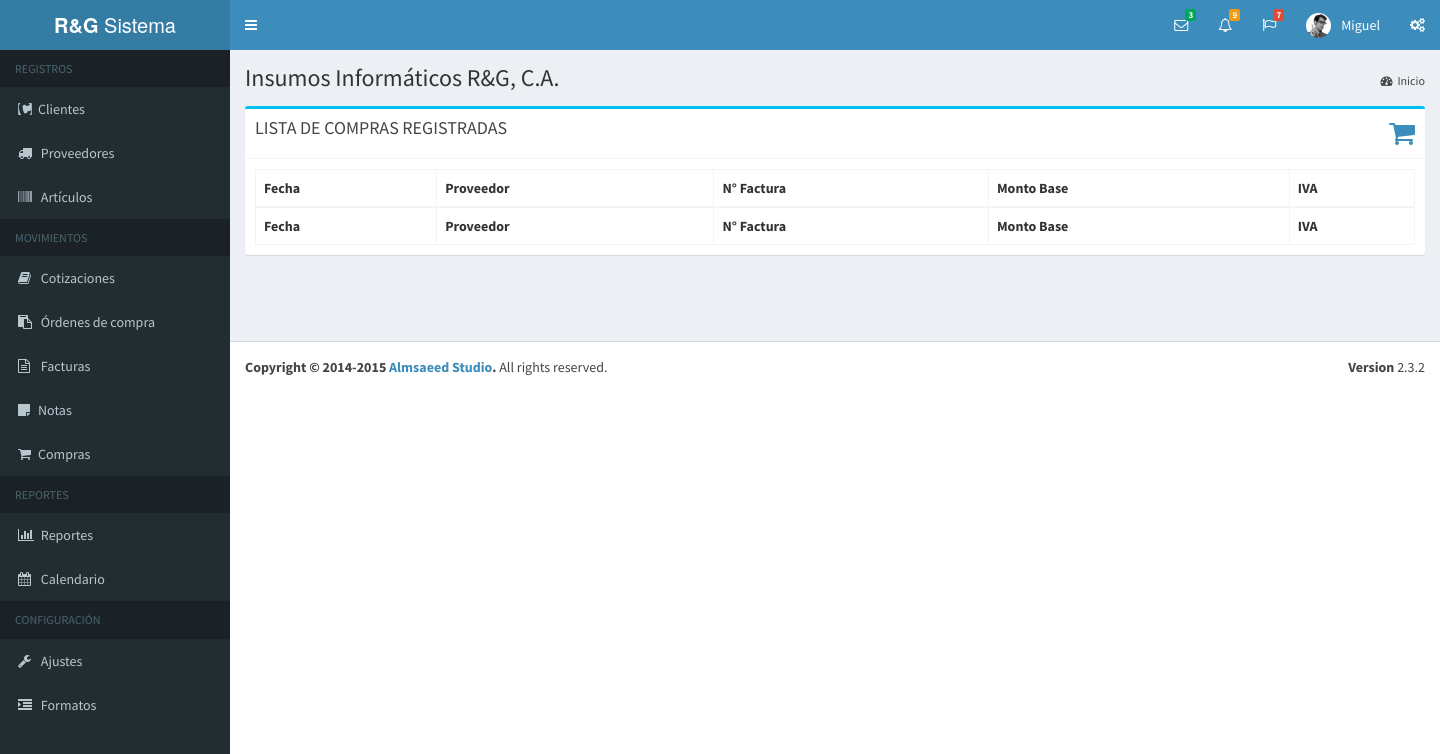
Before: /compras.php (signed in) with the older database file.
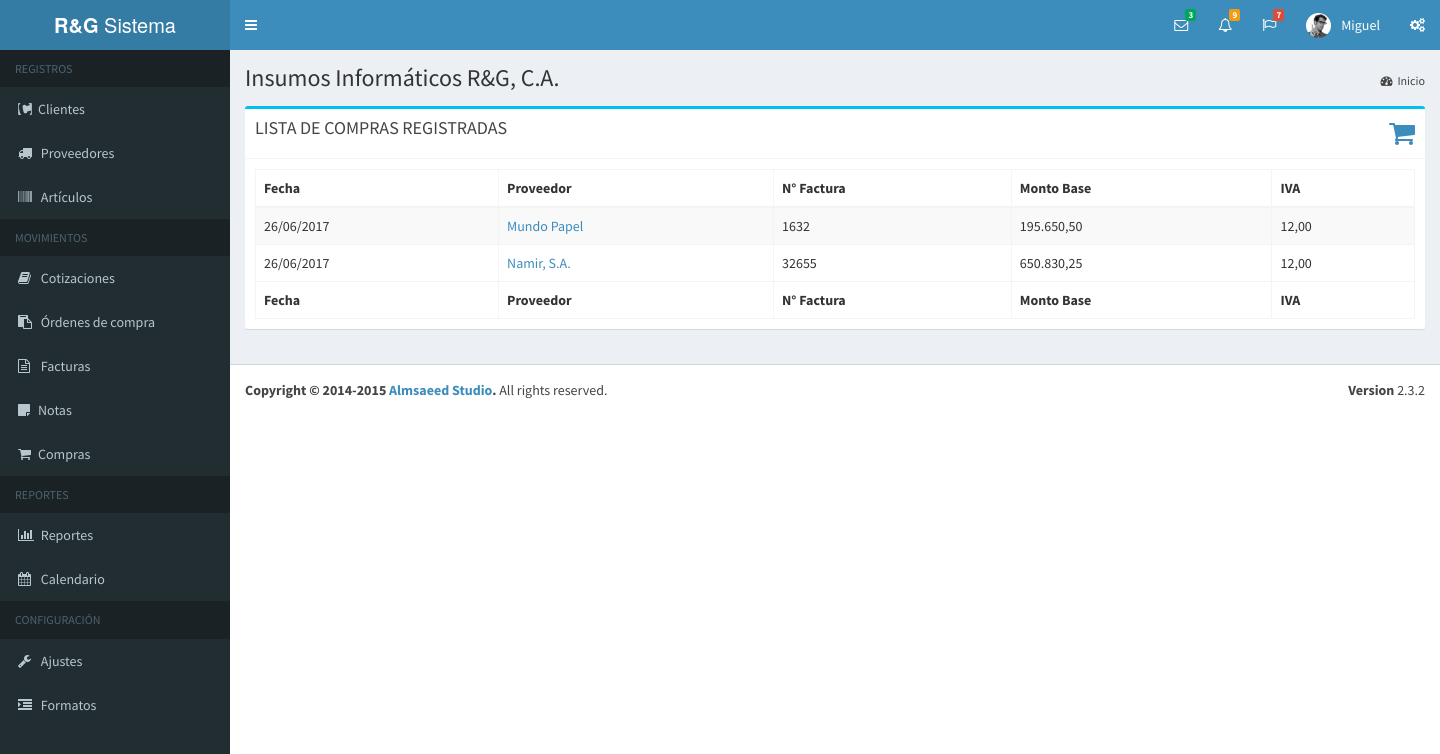
After: the same page with the newer database file.
### tables this page shows
CREATE TABLE IF NOT EXISTS `compra` (
  `idCompra` int(5) NOT NULL AUTO_INCREMENT,
  `idProveedor` int(7) NOT NULL,
  `estado` varchar(15) DEFAULT NULL,
  `fecha_emision` datetime NOT NULL,
  `fecha_registro` datetime NOT NULL,
  `fecha_modificacion` datetime DEFAULT NULL,
  `ncontrol` varchar(30) NOT NULL,
  `nfactura` varchar(30) NOT NULL,
  `monto` float(10,2) NOT NULL,
  `iva` float(5,2) NOT NULL,
  `idUsuario` int(11) NOT NULL,
  PRIMARY KEY (`idCompra`)
);

CREATE TABLE IF NOT EXISTS `proveedor` (
  `idProveedor` int(7) NOT NULL AUTO_INCREMENT,
  `Nombre` varchar(51) NOT NULL,
  `rif` varchar(13) NOT NULL,
  `Nit` int(11) DEFAULT NULL,
  `Direccion1` varchar(101) DEFAULT NULL,
  `Direccion2` varchar(101) DEFAULT NULL,
  `Ciudad` varchar(30) DEFAULT NULL,
  `pcontacto` varchar(60) DEFAULT NULL,
  `telefono1` varchar(20) DEFAULT NULL,
  `telefono2` varchar(20) DEFAULT NULL,
  `IdCondicion` int(2) DEFAULT NULL,
  `IdVendedor` int(1) DEFAULT NULL,
  `PagWeb` varchar(30) DEFAULT NULL,
  `Email` varchar(30) DEFAULT NULL,
  `NroPrecio` int(1) DEFAULT NULL,
  PRIMARY KEY (`idProveedor`)
);

### bd/data-usuario.php (called while the page is built, shortened)
<?php
	function obtenerUsuarioPorId( $idu, $dbh ){
		$sql = "select * from usuario where idUsuario = $idu";
		$data_user = mysql_fetch_array( mysql_query ( $sql, $dbh ) );
		return $data_user;
	}
?>

### bd/data-compra.php (called while the page is built, shortened)
<?php
	function obtenerListaCompras( $dbh, $idu ){
		$lista_c = array();
		$q = "select c.idCompra as idcompra, c.monto as mbase, c.iva as iva,
		date_format(c.fecha_emision,'%d/%m/%Y') as femision,
		date_format(c.fecha_registro,'%d/%m/%Y %h:%i %p') as fregistro,
		c.ncontrol as ncontrol, c.nfactura as nfactura, p.idProveedor as idp, p.Nombre as proveedor
		from proveedor p, compra c where c.idProveedor = p.idProveedor and c.idUsuario = $idu and estado = 'creada'";
		$data = mysql_query( $q, $dbh );
		while( $c = mysql_fetch_array( $data ) ){
			$lista_c[] = $c;
		}
		return $lista_c;
	}
?>

### sub-scripts/nav/perfil.php (the view, shortened to what this page needs)
<?php
  $usuario = obtenerUsuarioPorId( $_SESSION["user"]["idUsuario"], $dbh );
?>
<li class="dropdown user user-menu">
<a href="#" class="dropdown-toggle" data-toggle="dropdown">
  <img src="dist/img/user2-160x160.jpg" class="user-image" alt="User Image">
  <span class="hidden-xs"><?php echo $usuario["nombre"]; ?></span>
</a>
</li>

### sub-scripts/tablas/tabla_compras.php (shortened to what this page needs)
<?php
	$compras = obtenerListaCompras( $dbh, $idu );
?>
<table id="lcompras" class="table table-bordered table-striped">
    <thead>
      <tr>
        <th>Fecha</th><th>Proveedor</th><th>N° Factura</th><th>Monto Base</th><th>IVA</th>
      </tr>
    </thead>
    <tbody>
        <?php foreach( $compras as $c ){?>
        <tr>
            <td> <?php echo $c["femision"];?></td>
            <td> <a href="ficha_compra.php?id=<?php echo $c["idcompra"]; ?>">
              <?php echo $c["proveedor"]; ?></a>
            </td>
            <td> <?php echo $c["nfactura"];?></td>
            <td> <?php echo number_format( $c["mbase"], 2, ",", "." ); ?></td>
            <td> <?php echo number_format( $c["iva"], 2, ",", "." ); ?></td>
        </tr>
        <?php } ?>
    </tbody>
    <tfoot>
      <tr>
        <th>Fecha</th><th>Proveedor</th><th>N° Factura</th><th>Monto Base</th><th>IVA</th>
      </tr>
    </tfoot>
</table>

Changed rows visible on the page:
added compra: femision "26/06/2017", idProveedor.Nombre "Mundo Papel", nfactura "1632", monto "195.650,50", iva "12,00"
added compra: femision "26/06/2017", idProveedor.Nombre "Namir, S.A.", nfactura "32655", monto "650.830,25", iva "12,00"
